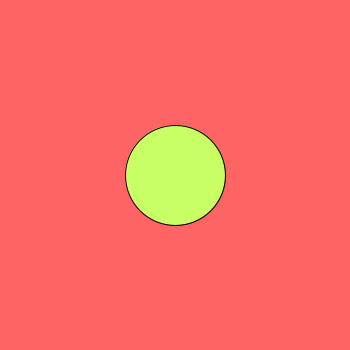
Frame 1 (no input)
Frame 60 (the mouse pressed at the canvas centre just before this capture): identical to frame 1, image omitted
Frame 120 (the mouse held since frame 60 and released just before this capture): identical to frame 1, image omitted

The Processing sketch that drew this single still picture (run headless with seeded random() and noise(); from frame 60 on, the mouse is pressed at the canvas centre):

// Processing sketch: processing_148220
// ── processing_148220.pde

void setup(){ 
  size(350,350); 
} 

void draw(){ 
  background(300,100,100); 
  fill(200,500,100); 
  ellipse(width/2, height/2, 100, 100); 
} 
